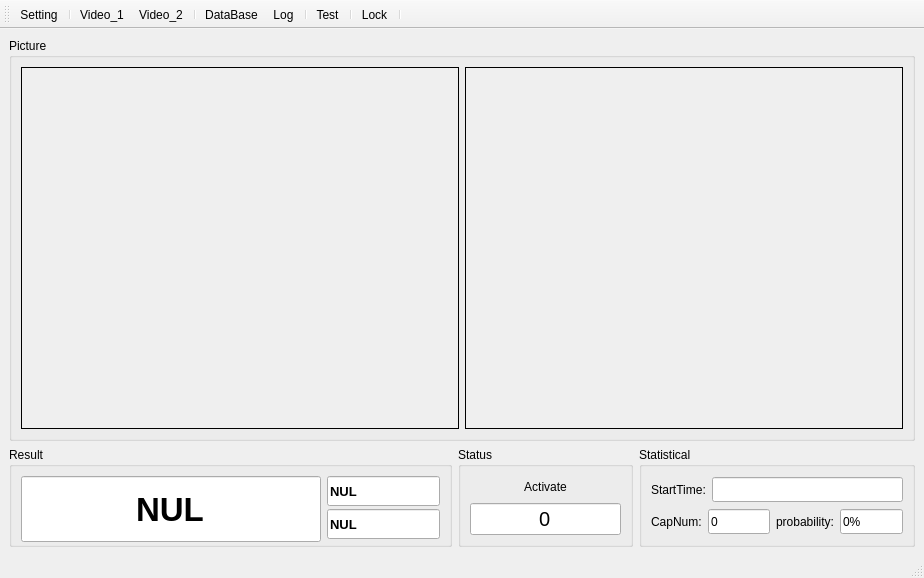
<?xml version="1.0" encoding="UTF-8"?>
<ui version="4.0">
 <class>MainWindow</class>
 <widget class="QMainWindow" name="MainWindow">
  <property name="geometry">
   <rect>
    <x>0</x>
    <y>0</y>
    <width>924</width>
    <height>578</height>
   </rect>
  </property>
  <property name="maximumSize">
   <size>
    <width>16777215</width>
    <height>16777215</height>
   </size>
  </property>
  <property name="windowTitle">
   <string>ZBY NS</string>
  </property>
  <property name="windowIcon">
   <iconset resource="js.qrc">
    <normaloff>:/new/prefix1/ico/ICO.ico</normaloff>:/new/prefix1/ico/ICO.ico</iconset>
  </property>
  <widget class="QWidget" name="centralwidget">
   <layout class="QGridLayout" name="gridLayout_4" rowstretch="1,0">
    <item row="1" column="2">
     <widget class="QGroupBox" name="groupBox_3">
      <property name="maximumSize">
       <size>
        <width>300</width>
        <height>16777215</height>
       </size>
      </property>
      <property name="title">
       <string>Statistical</string>
      </property>
      <layout class="QGridLayout" name="gridLayout_3">
       <item row="0" column="0" colspan="2">
        <layout class="QHBoxLayout" name="horizontalLayout">
         <item>
          <widget class="QLabel" name="label_3">
           <property name="text">
            <string>StartTime:</string>
           </property>
          </widget>
         </item>
         <item>
          <widget class="QLineEdit" name="lineEdit_4">
           <property name="minimumSize">
            <size>
             <width>0</width>
             <height>25</height>
            </size>
           </property>
           <property name="readOnly">
            <bool>true</bool>
           </property>
          </widget>
         </item>
        </layout>
       </item>
       <item row="1" column="0">
        <layout class="QHBoxLayout" name="horizontalLayout_2">
         <item>
          <widget class="QLabel" name="label_4">
           <property name="text">
            <string>CapNum:</string>
           </property>
          </widget>
         </item>
         <item>
          <widget class="QLineEdit" name="lineEdit_5">
           <property name="minimumSize">
            <size>
             <width>0</width>
             <height>25</height>
            </size>
           </property>
           <property name="text">
            <string>0</string>
           </property>
           <property name="readOnly">
            <bool>true</bool>
           </property>
          </widget>
         </item>
        </layout>
       </item>
       <item row="1" column="1">
        <layout class="QHBoxLayout" name="horizontalLayout_3">
         <item>
          <widget class="QLabel" name="label_5">
           <property name="text">
            <string>probability:</string>
           </property>
          </widget>
         </item>
         <item>
          <widget class="QLineEdit" name="lineEdit_6">
           <property name="minimumSize">
            <size>
             <width>0</width>
             <height>25</height>
            </size>
           </property>
           <property name="text">
            <string>0%</string>
           </property>
           <property name="readOnly">
            <bool>true</bool>
           </property>
          </widget>
         </item>
        </layout>
       </item>
      </layout>
     </widget>
    </item>
    <item row="0" column="0" colspan="3">
     <widget class="QGroupBox" name="groupBox">
      <property name="title">
       <string>Picture</string>
      </property>
      <layout class="QGridLayout" name="gridLayout" columnminimumwidth="1,1">
       <item row="0" column="0">
        <widget class="QLabel" name="label">
         <property name="autoFillBackground">
          <bool>true</bool>
         </property>
         <property name="frameShape">
          <enum>QFrame::Panel</enum>
         </property>
         <property name="text">
          <string/>
         </property>
        </widget>
       </item>
       <item row="0" column="1">
        <widget class="QLabel" name="label_2">
         <property name="autoFillBackground">
          <bool>true</bool>
         </property>
         <property name="frameShape">
          <enum>QFrame::Panel</enum>
         </property>
         <property name="text">
          <string/>
         </property>
        </widget>
       </item>
      </layout>
     </widget>
    </item>
    <item row="1" column="0">
     <widget class="QGroupBox" name="groupBox_2">
      <property name="minimumSize">
       <size>
        <width>400</width>
        <height>0</height>
       </size>
      </property>
      <property name="maximumSize">
       <size>
        <width>16777215</width>
        <height>100</height>
       </size>
      </property>
      <property name="title">
       <string>Result</string>
      </property>
      <layout class="QGridLayout" name="gridLayout_2">
       <item row="0" column="0">
        <layout class="QHBoxLayout" name="horizontalLayout_4">
         <item>
          <widget class="QLineEdit" name="lineEdit">
           <property name="minimumSize">
            <size>
             <width>0</width>
             <height>66</height>
            </size>
           </property>
           <property name="font">
            <font>
             <pointsize>25</pointsize>
             <weight>75</weight>
             <bold>true</bold>
            </font>
           </property>
           <property name="text">
            <string>NUL</string>
           </property>
           <property name="alignment">
            <set>Qt::AlignCenter</set>
           </property>
           <property name="readOnly">
            <bool>true</bool>
           </property>
          </widget>
         </item>
         <item>
          <layout class="QVBoxLayout" name="verticalLayout">
           <item>
            <widget class="QLineEdit" name="lineEdit_2">
             <property name="minimumSize">
              <size>
               <width>0</width>
               <height>30</height>
              </size>
             </property>
             <property name="font">
              <font>
               <pointsize>10</pointsize>
               <weight>75</weight>
               <italic>false</italic>
               <bold>true</bold>
              </font>
             </property>
             <property name="text">
              <string>NUL</string>
             </property>
            </widget>
           </item>
           <item>
            <widget class="QLineEdit" name="lineEdit_3">
             <property name="minimumSize">
              <size>
               <width>0</width>
               <height>30</height>
              </size>
             </property>
             <property name="font">
              <font>
               <pointsize>10</pointsize>
               <weight>75</weight>
               <bold>true</bold>
              </font>
             </property>
             <property name="text">
              <string>NUL</string>
             </property>
            </widget>
           </item>
          </layout>
         </item>
        </layout>
       </item>
      </layout>
     </widget>
    </item>
    <item row="1" column="1">
     <widget class="QGroupBox" name="groupBox_4">
      <property name="maximumSize">
       <size>
        <width>200</width>
        <height>16777215</height>
       </size>
      </property>
      <property name="title">
       <string>Status</string>
      </property>
      <layout class="QGridLayout" name="gridLayout_5">
       <item row="0" column="0">
        <widget class="QLabel" name="label_6">
         <property name="text">
          <string>Activate</string>
         </property>
         <property name="alignment">
          <set>Qt::AlignCenter</set>
         </property>
        </widget>
       </item>
       <item row="1" column="0">
        <widget class="QLineEdit" name="lineEdit_7">
         <property name="font">
          <font>
           <pointsize>15</pointsize>
          </font>
         </property>
         <property name="text">
          <string>0</string>
         </property>
         <property name="alignment">
          <set>Qt::AlignCenter</set>
         </property>
         <property name="readOnly">
          <bool>true</bool>
         </property>
        </widget>
       </item>
      </layout>
     </widget>
    </item>
   </layout>
  </widget>
  <widget class="QStatusBar" name="statusBar"/>
  <widget class="QToolBar" name="toolBar">
   <property name="windowTitle">
    <string>toolBar</string>
   </property>
   <property name="iconSize">
    <size>
     <width>32</width>
     <height>32</height>
    </size>
   </property>
   <property name="toolButtonStyle">
    <enum>Qt::ToolButtonTextBesideIcon</enum>
   </property>
   <attribute name="toolBarArea">
    <enum>TopToolBarArea</enum>
   </attribute>
   <attribute name="toolBarBreak">
    <bool>false</bool>
   </attribute>
   <addaction name="actionSetting"/>
   <addaction name="separator"/>
   <addaction name="actionVideo_1"/>
   <addaction name="actionVideo_2"/>
   <addaction name="separator"/>
   <addaction name="actionDataBase"/>
   <addaction name="actionLog"/>
   <addaction name="separator"/>
   <addaction name="actionTest"/>
   <addaction name="separator"/>
   <addaction name="actionLock"/>
   <addaction name="separator"/>
  </widget>
  <action name="actionSetting">
   <property name="icon">
    <iconset resource="js.qrc">
     <normaloff>:/new/prefix1/ico/setting.png</normaloff>:/new/prefix1/ico/setting.png</iconset>
   </property>
   <property name="text">
    <string>Setting</string>
   </property>
  </action>
  <action name="actionDataBase">
   <property name="icon">
    <iconset resource="js.qrc">
     <normaloff>:/new/prefix1/ico/data.png</normaloff>:/new/prefix1/ico/data.png</iconset>
   </property>
   <property name="text">
    <string>DataBase</string>
   </property>
  </action>
  <action name="actionTest">
   <property name="checkable">
    <bool>true</bool>
   </property>
   <property name="icon">
    <iconset resource="js.qrc">
     <normaloff>:/new/prefix1/ico/debug.png</normaloff>:/new/prefix1/ico/debug.png</iconset>
   </property>
   <property name="text">
    <string>Test</string>
   </property>
  </action>
  <action name="actionLog">
   <property name="icon">
    <iconset resource="js.qrc">
     <normaloff>:/new/prefix1/ico/log.png</normaloff>:/new/prefix1/ico/log.png</iconset>
   </property>
   <property name="text">
    <string>Log</string>
   </property>
  </action>
  <action name="actionLock">
   <property name="icon">
    <iconset resource="js.qrc">
     <normaloff>:/new/prefix1/ico/lock.png</normaloff>:/new/prefix1/ico/lock.png</iconset>
   </property>
   <property name="text">
    <string>Lock</string>
   </property>
  </action>
  <action name="actionStatus">
   <property name="icon">
    <iconset resource="js.qrc">
     <normaloff>:/new/prefix1/ico/conect.png</normaloff>:/new/prefix1/ico/conect.png</iconset>
   </property>
   <property name="text">
    <string>Status</string>
   </property>
  </action>
  <action name="actionVideo_1">
   <property name="checkable">
    <bool>true</bool>
   </property>
   <property name="icon">
    <iconset resource="js.qrc">
     <normaloff>:/new/prefix1/ico/video.png</normaloff>:/new/prefix1/ico/video.png</iconset>
   </property>
   <property name="text">
    <string>Video_1</string>
   </property>
  </action>
  <action name="actionVideo_2">
   <property name="checkable">
    <bool>true</bool>
   </property>
   <property name="icon">
    <iconset resource="js.qrc">
     <normaloff>:/new/prefix1/ico/video.png</normaloff>:/new/prefix1/ico/video.png</iconset>
   </property>
   <property name="text">
    <string>Video_2</string>
   </property>
  </action>
 </widget>
 <resources>
  <include location="js.qrc"/>
 </resources>
 <connections/>
</ui>
